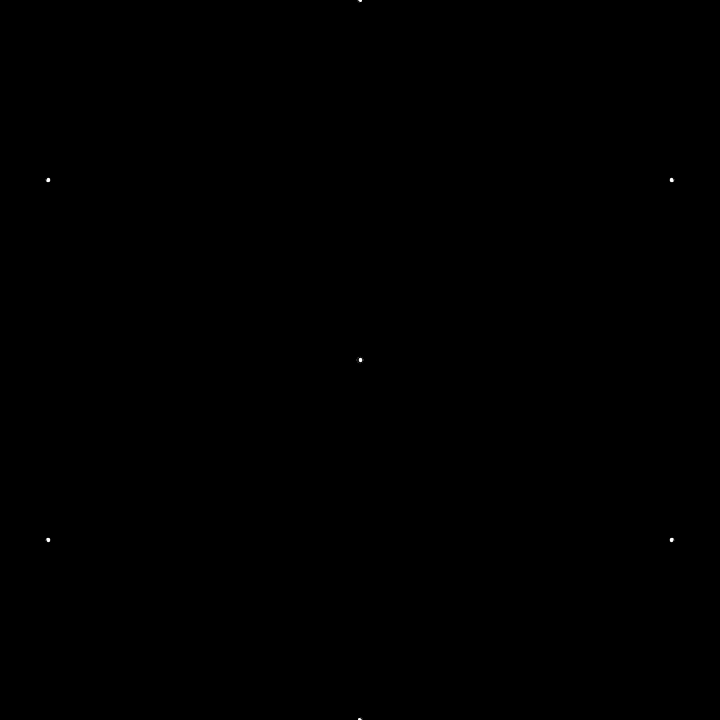
Frame 1 (no input)
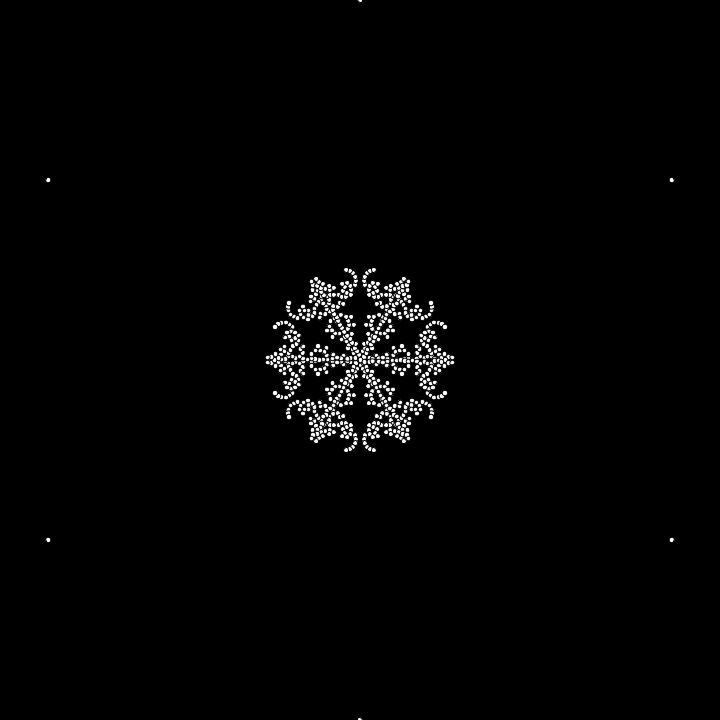
Frame 60 (the mouse pressed at the canvas centre just before this capture)
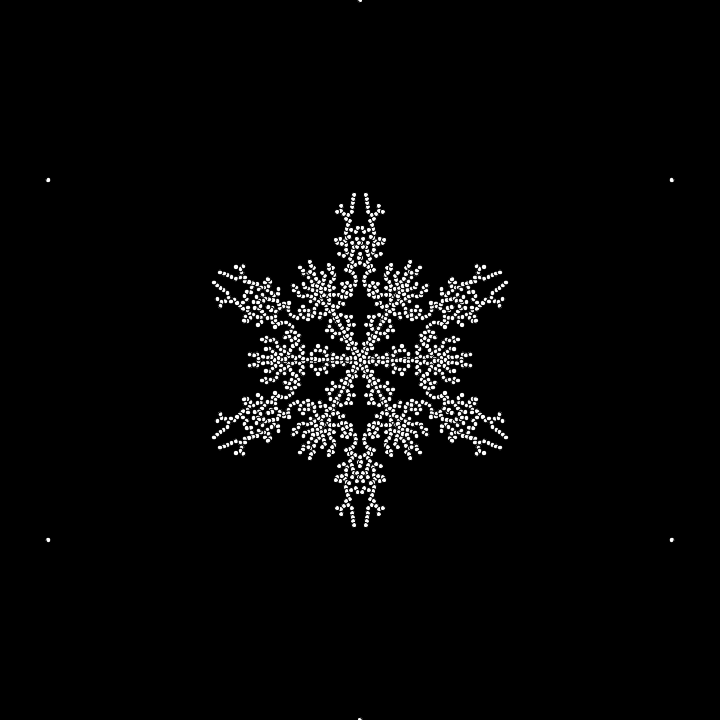
Frame 120 (the mouse held since frame 60 and released just before this capture)

The Processing sketch that drew these frames (run headless with seeded random() and noise(); from frame 60 on, the mouse is pressed at the canvas centre):

// Processing sketch: main
// ── main.pde
Particle current;
ArrayList<Particle> snowflake;
float r;

void settings(){
  size(720, 720);
}

void setup(){
  r = 5;
  current = new Particle(width/2, random(10), r);
  snowflake = new ArrayList<Particle>();
  
}

void draw(){
  translate(width/2, height/2);
  rotate(PI/6);
  background(0);


  
  while (!current.finished() && !current.intersects(snowflake)){
    current.update();
  }
    snowflake.add(current);
    current = new Particle(width/2, 0, r);
  
  
  for (int i = 0; i < 6; i++){
   rotate(PI/3);
   current.display();
   for (Particle p : snowflake){
      p.display();
   }
  // setting up the reflection
  pushMatrix();
    scale(1, -1);
    current.display();
    for (Particle p : snowflake){
      p.display();
    }
  popMatrix();
  } 
}

// ── Particle.pde
class Particle{

    float r;
    PVector pos;
    float wanderWidth;
    
    //constructor
    Particle(float x_, float y_, float r_){
      pos = new PVector(x_, y_);
      r = r_;
      wanderWidth = 3;
    }
    
    void update(){
      pos.x -= 1;
      pos.y += random(-1*wanderWidth, wanderWidth);
      
      float angle = pos.heading();
      angle = constrain(angle, 0, PI/6);
      
      
      //constraining the angle by making a new vector
      float magnitude = pos.mag();
      pos = PVector.fromAngle(angle);
      pos.setMag(magnitude);
    }

    void display(){
      fill(255);
      ellipse(pos.x,pos.y,r,r);
      
    }
    
    boolean finished(){
      return(pos.x < 1);
    }
    
    boolean intersects(ArrayList<Particle> snowflake){
      boolean result = false;
      for (Particle s : snowflake){
        float d = dist(s.pos.x, s.pos.y, pos.x, pos.y);
         // r*2 makes the particles stop short. Change later? 
        if (d < r){
          result = true;
          break;
        }
      }
      return result;
    }
}
